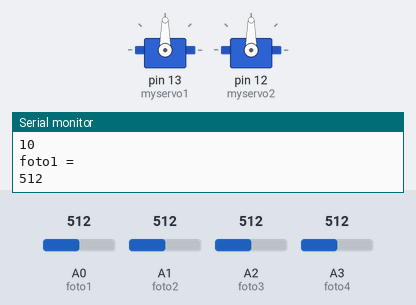
The sketch below on a simulated Arduino Uno, built with avr-gcc and run on an emulated ATmega328P. Shown: 2 × servo, the last lines printed to the serial monitor. Inputs (shaded band) come from the test bench; at power-on: A0 (foto1) = 512, A1 (foto2) = 512, A2 (foto3) = 512, A3 (foto4) = 512.

Above: at 1.2 s.
1.3 s: A0 (foto1) set to 541
4.3 s: A0 (foto1) set to 564
At 4.76 s:
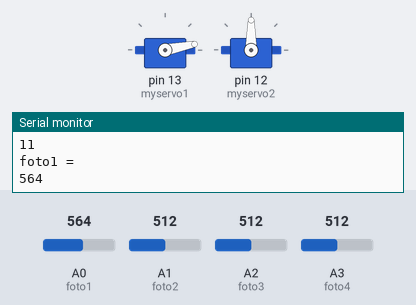
7.3 s: A1 (foto2) set to 534
At 8.63 s:
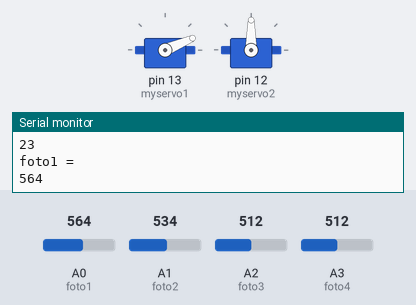
10.3 s: A1 (foto2) set to 561
At 10.6 s:
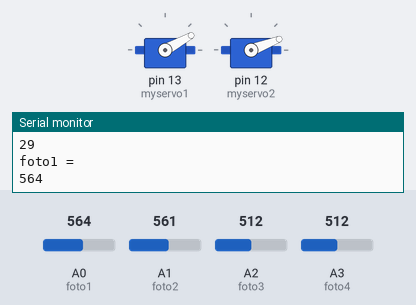
13.3 s: A2 (foto3) set to 107
At 14.72 s:
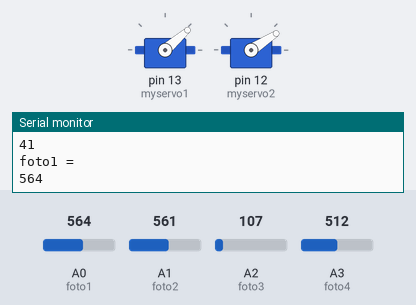
16.3 s: A2 (foto3) set to 88
Timing chart, 0 to 22.5 s (numbered marks = the images above; inputs shaded):
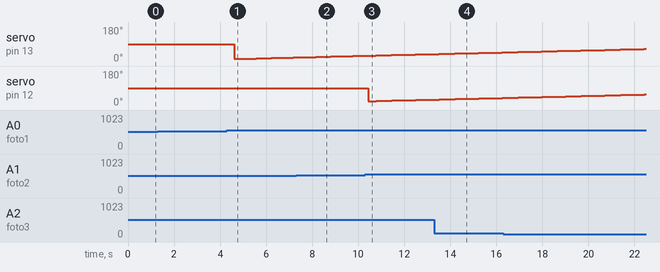

The sketch:

sun_trecer.ino
```cpp
#include <Servo.h>
// вводим переменные для фоторезисторов, углов и сервоприводов
Servo myservo1;
Servo myservo2;

int foto1 =A0;
int foto2 =A1;
int foto3 =A2;
int foto4 =A3;

int i=10;
int j =20;
int k=0;
void setup() {
  // назначение пинов и скорость передачи данных
  myservo1.attach(13);
  myservo2.attach(12);

  pinMode(foto1, INPUT);
  pinMode(foto2, INPUT);
  pinMode(foto3, INPUT);
  pinMode(foto4, INPUT);
  Serial.begin(9600);

}

void loop() {
 // проверяем условие между первым и третьем фоторезистором
 if( analogRead(foto1)>analogRead(foto3))
 {
    if (analogRead(foto1)-analogRead(foto3)>40){
    i=i+1;
    myservo1.write(i);
    delay(20);
           }

       }

  else{

     if (analogRead(foto3)-analogRead(foto1)>40){
    i=i-1  ;
    myservo1.write(i);
    delay(20);
          }
       }
// проверяем условие между вторым и  четвёртым фоторезистором
 if( analogRead(foto2)>analogRead(foto4))
 {
    if (analogRead(foto2)-analogRead(foto4)>40){
    j=j+1;
    myservo2.write(j);
    delay(20);
           }
          }
  else{
     if (analogRead(foto4)-analogRead(foto2)>40){
    j=j-1  ;
    myservo2.write(j);
    delay(20);
          }
       }
// проверка граничных условий
if (i<=10){
  i=10;
  }

  else if (i>=180){
    i=180;
    }

if (j<=10){
  j=10;
  }

  else if (j>=120){
    j=120;
    }
    // вывод значений для самопроверки
   Serial.println("i=");
    Serial.println(i);
    Serial.println("foto1 =");
    Serial.println(analogRead(foto1));
  delay(300);
  Serial.println("foto3 =");
  Serial.println(analogRead(foto3));
  Serial.println("j=");
  Serial.println(j);
  Serial.println("foto4 =");
 Serial.println(analogRead(foto4));
    Serial.println("foto2 =");
  Serial.println(analogRead(foto2));
}
```

Measured:
- the behaviour switches between 552 and 553 on A0 (foto1) (found by bisection; images 0 and 1)
- the behaviour switches between 552 and 553 on A1 (foto2) (found by bisection; images 2 and 3)
- after the input at 4.3 s, servo on pin 13 (myservo1): 90° → 11° after 0.31 s, → 12° 0.32 s later, → 13° 0.32 s later, → 14° 0.32 s later, … (9 changes in this stretch)
- after the input at 10.3 s, servo on pin 12 (myservo2): 90° → 21° after 0.14 s, → 22° 0.34 s later, → 23° 0.34 s later, → 24° 0.34 s later, … (9 changes in this stretch)
